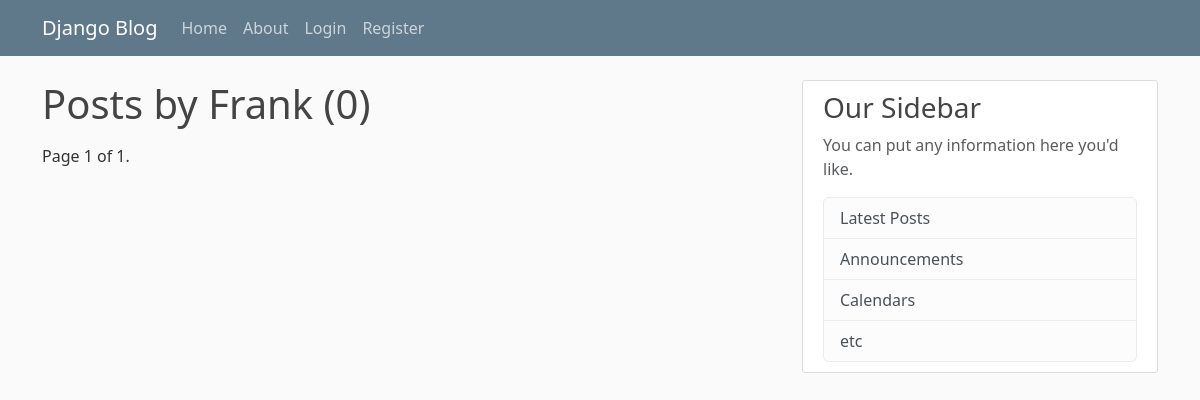
The page /user/Frank on the database as committed earlier.
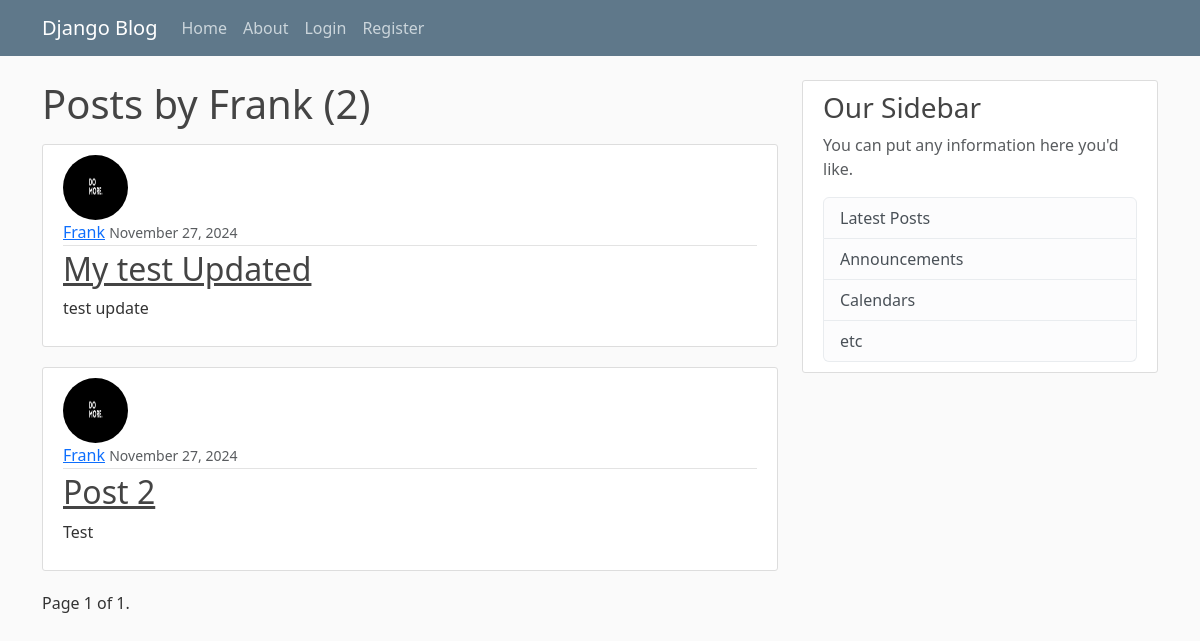
The same page on the database as committed later.
### blog/models.py (models this page shows, shortened)
class Post(models.Model):
    title = models.CharField(max_length=100)
    content = models.TextField()
    date_posted = models.DateTimeField(default=timezone.now)
    author = models.ForeignKey(User, on_delete=models.CASCADE)

### users/models.py (models this page shows, shortened)
class Profile(models.Model):
    user = models.OneToOneField(User, on_delete=models.CASCADE)
    image = models.ImageField(default='default.jpg', upload_to='profile_pics')

### blog/views.py (the view)
# urls.py: path("user/<str:username>", UserPostListView.as_view(), name="user-posts"),
class UserPostListView(ListView):
    model = Post
    template_name = "blog/user_post.html"  # by default django view look for <app>/<model>_<viewtype>.html
    context_object_name = "posts"  # by default the PostListView will call our context 'object' instead of 'posts'
    paginate_by = 2
    def get_queryset(self):
        user = get_object_or_404(User, username=self.kwargs.get("username"))
        return Post.objects.filter(author=user).order_by('-date_posted') # orders our new posts from newes to oldest ( remove - sign if you want to order from oldest to newest)

### blog/templates/blog/user_post.html (shortened to what this page needs)
{% extends "blog/base.html"%} {%block content%}
<h1 class=" mb-3">Posts by {{ view.kwargs.username }} ({{page_obj.paginator.count}})</h1>
{% for post in posts %}
<article class="media content-section">
  <img
    class="rounded-circle article-img"
    src="{{ post.author.profile.image.url}}"
    alt=""
  />
  <div class="media-body">
    <div class="article-metadata">
      <a class="mr-2" href="{% url 'user-posts' post.author.username %}">{{ post.author }}</a>
      <small class="text-muted">{{ post.date_posted|date:"F d, Y" }}</small>
    </div>
    <h2>
      <a class="article-title" href="{% url 'post-detail' post.id %}"
        >{{ post.title }}</a
      >
    </h2>
    <p class="article-content">{{ post.content }}</p>
  </div>
</article>
{% endfor %}
<div class="pagination">
  <span class="step-links">
    <span class="current">
      Page {{ page_obj.number }} of {{ page_obj.paginator.num_pages }}.
    </span>
  </span>
</div>
{%endblock content%}

Rows that differ between the two databases and show on the page:
added Post: author.profile.image (picture), author "Frank", date_posted "November 27, 2024", title "My test Updated", content "test update"
added Post: author.profile.image (picture), author "Frank", date_posted "November 27, 2024", title "Post 2", content "Test"
Other text that changed with them:
{{ page_obj.paginator.count }}: "0" → "2"
